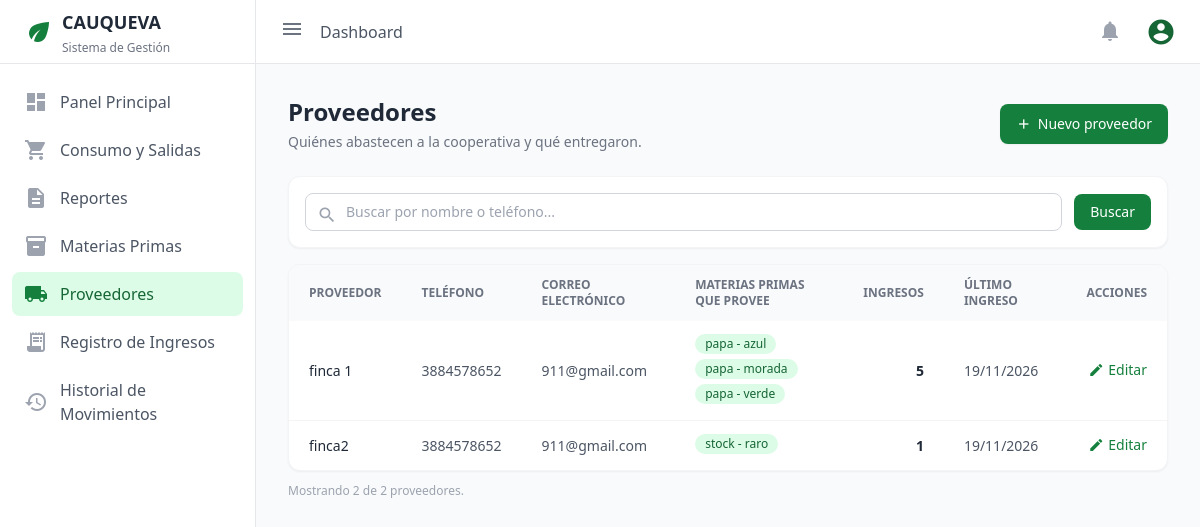
Page /proveedores/ (signed in) on the committed database.
### inventario/models.py (models this page shows, shortened)
class Proveedor(models.Model):
    nombre = models.CharField(max_length=150, unique=True)
    telefono = models.CharField(max_length=50, blank=True, null=True)
    email = models.EmailField(max_length=254, blank=True, verbose_name="Correo electrónico",)
    materias_primas = models.ManyToManyField(
        "MateriaPrima",
        blank=True,
        related_name="proveedores",
        verbose_name="Materias primas que provee",
    )

### inventario/views.py (the view)
# urls.py: path("proveedores/", views.proveedores, name="proveedores"),
@login_required(login_url='login')
@user_passes_test(es_gerente, login_url='/')
def proveedores(request):
    q = request.GET.get("q", "").strip()
    ingresos = MovimientoStock.objects.filter(tipo="INGRESO").select_related("materia_prima")
    lista = Proveedor.objects.annotate(
        num_ingresos=Count("movimientostock", filter=Q(movimientostock__tipo="INGRESO")),
        ultimo_ingreso=Max("movimientostock__fecha", filter=Q(movimientostock__tipo="INGRESO")),
    ).prefetch_related(
        "materias_primas",
        Prefetch("movimientostock_set", queryset=ingresos, to_attr="ingresos_cargados"),
    )
    if q:
        lista = lista.filter(Q(nombre__icontains=q) | Q(telefono__icontains=q))
    lista = list(lista.order_by("nombre"))
    for p in lista:
        declaradas = {str(m) for m in p.materias_primas.all()}
        entregadas = {str(mov.materia_prima) for mov in p.ingresos_cargados}
        p.materias = sorted(declaradas | entregadas)
    return render(request, "inventario/proveedores.html", {
        "proveedores": lista,
        "q": q,
        "total": Proveedor.objects.count(),
    })

### inventario/context_processors.py (called while the page is built)
def notificaciones_stock(request):
    if not request.user.is_authenticated:
        return {}
    alertas = MateriaPrima.objects.filter(
        stock_actual__lte=F("stock_minimo")
    ).order_by("nombre", "variedad")
    return {
        "total_alertas": alertas.count(),
        "alertas_recientes": alertas[:5],
    }

### inventario/models.py (called while the page is built)
    def __str__(self):
        variedad_str = f" - {self.variedad}" if self.variedad else ""
        return f"{self.nombre}{variedad_str}"

### inventario/views.py (called while the page is built)
def es_gerente(user):
    return user.is_staff

### inventario/templates/inventario/proveedores.html (shortened to what this page needs)
{% extends 'inventario/base.html' %}
{% block content %}
<div class="max-w-6xl mx-auto">
    <div class="mb-6 flex flex-wrap items-center justify-between gap-3">
        <div>
            <h2 class="text-2xl font-bold text-gray-800">Proveedores</h2>
            <p class="text-sm text-gray-500 mt-1">Quiénes abastecen a la cooperativa y qué entregaron.</p>
        </div>
        <a href="{% url 'crear_proveedor' %}"
           class="inline-flex items-center bg-green-700 hover:bg-green-800 text-white text-sm font-medium py-2 px-4 rounded-lg shadow-sm transition-colors">
            <span class="material-icons text-base mr-1.5">add</span> Nuevo proveedor
        </a>
    </div>
    <form method="get" class="bg-white rounded-xl border border-gray-100 shadow-sm p-4 mb-4 flex flex-wrap items-center gap-3">
        <div class="relative flex-1 min-w-[220px]">
            <span class="material-icons absolute left-3 top-2 text-gray-400 text-xl">search</span>
            <input type="text" name="q" value="{{ q }}" placeholder="Buscar por nombre o teléfono..."
                   class="w-full pl-10 pr-3 py-2 text-sm border border-gray-300 rounded-lg focus:outline-none focus:ring-2 focus:ring-green-600 focus:border-green-600">
        </div>
        <button type="submit" class="bg-green-700 hover:bg-green-800 text-white text-sm font-medium py-2 px-4 rounded-lg transition-colors">Buscar</button>
    </form>
    <div class="bg-white rounded-xl border border-gray-100 shadow-sm overflow-hidden">
        <div class="overflow-x-auto">
            <table class="w-full text-sm text-left">
                <thead class="bg-gray-50 text-xs uppercase text-gray-500">
                    <tr>
                        <th class="px-5 py-3 font-semibold">Proveedor</th>
                        <th class="px-5 py-3 font-semibold">Teléfono</th>
                        <th class="px-5 py-3 font-semibold">Correo electrónico</th>
                        <th class="px-5 py-3 font-semibold">Materias primas que provee</th>
                        <th class="px-5 py-3 font-semibold text-right">Ingresos</th>
                        <th class="px-5 py-3 font-semibold">Último ingreso</th>
                        <th class="px-5 py-3 font-semibold text-right">Acciones</th>
                    </tr>
                </thead>
                <tbody class="divide-y divide-gray-100">
                    {% for p in proveedores %}
                    <tr class="hover:bg-gray-50">
                        <td class="px-5 py-3 font-medium text-gray-800">{{ p.nombre }}</td>
                        <td class="px-5 py-3 text-gray-600">
                            {% if p.telefono %}
                                <a href="tel:{{ p.telefono }}" class="hover:text-green-700">{{ p.telefono }}</a>
                            {% else %}
                                —
                            {% endif %}
                        </td>
                        <td class="px-5 py-3 text-gray-600">
                            {% if p.email %}
                                <a href="mailto:{{ p.email }}" class="hover:text-green-700">{{ p.email }}</a>
                            {% else %}
                                <span class="text-gray-400">Sin correo</span>
                            {% endif %}
                        </td>
                        <td class="px-5 py-3">
                            {% for nombre in p.materias %}
                                <span class="inline-block rounded-full bg-green-100 px-2.5 py-0.5 text-xs text-green-800 mr-1 mb-1">{{ nombre }}</span>
                            {% empty %}
                                <span class="text-gray-400">—</span>
                            {% endfor %}
                        </td>
                        <td class="px-5 py-3 text-right font-semibold text-gray-800">{{ p.num_ingresos }}</td>
                        <td class="px-5 py-3 text-gray-600 whitespace-nowrap">
                            {% if p.ultimo_ingreso %}
                                {{ p.ultimo_ingreso|date:"d/m/Y" }}
                            {% else %}
                                Sin ingresos
                            {% endif %}
                        </td>
                        <td class="px-5 py-3 text-right">
                            <a href="{% url 'editar_proveedor' p.pk %}" class="inline-flex items-center text-green-700 hover:text-green-900 text-sm font-medium">
                                <span class="material-icons text-base mr-1">edit</span> Editar
                            </a>
                        </td>
                    </tr>
                    {% endfor %}
                </tbody>
            </table>
        </div>
    </div>
    <p class="text-xs text-gray-400 mt-3">Mostrando {{ proveedores|length }} de {{ total }} proveedores.</p>
</div>
{% endblock %}

### rows in the picture
Proveedor: nombre "finca 1", telefono "3884578652", email "911@gmail.com", materias "papa - azul" "papa - morada" "papa - verde", num_ingresos "5", ultimo_ingreso "19/11/2026"
Proveedor: nombre "finca2", telefono "3884578652", email "911@gmail.com", materias "stock - raro", num_ingresos "1", ultimo_ingreso "19/11/2026"

### other values in the picture
{{ proveedores|length }} "2"
{{ total }} "2"
